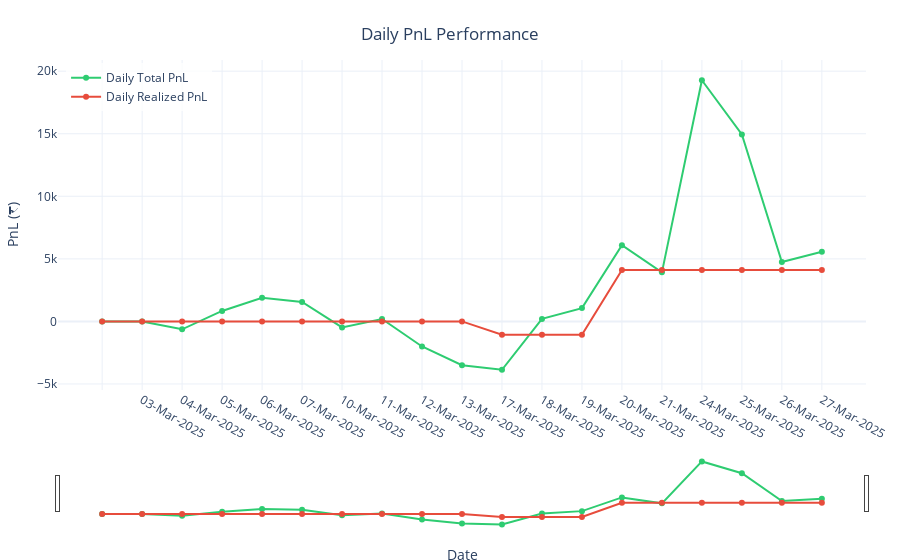

Notebook cell for this chart:
### Code cell
# Create summary view and plot daily PnL
try:
    # Create summary DataFrame with only required columns
    summary_df = df.groupby('Date').agg({
        'Total_PnL': 'first',
        'Total_Realized_PnL': 'first'
    }).fillna(0)
    
    # Plot daily PnL
    fig = go.Figure()
    
    # Add Total PnL line
    fig.add_trace(go.Scatter(
        x=summary_df.index,
        y=summary_df['Total_PnL'],
        mode='lines+markers',
        name='Daily Total PnL',
        line=dict(color='#2ecc71', width=2)
    ))
    
    # Add Total Realized PnL line
    fig.add_trace(go.Scatter(
        x=summary_df.index,
        y=summary_df['Total_Realized_PnL'],
        mode='lines+markers',
        name='Daily Realized PnL',
        line=dict(color='#e74c3c', width=2)
    ))
    
    # Update layout with modern styling
    fig.update_layout(
        title={
            'text': 'Daily PnL Performance',
            'y':0.95,
            'x':0.5,
            'xanchor': 'center',
            'yanchor': 'top'
        },
        xaxis_title='Date',
        yaxis_title='PnL (₹)',
        template='plotly_white',
        hovermode='x unified',
        legend=dict(
            yanchor="top",
            y=0.99,
            xanchor="left",
            x=0.01,
            bgcolor='rgba(255, 255, 255, 0.8)'
        ),
        margin=dict(l=20, r=20, t=60, b=20)
    )
    
    # Add range slider
    fig.update_xaxes(rangeslider_visible=True)
    
    # Show plot
    fig.show()

except Exception as e:
    print(f"Error plotting PnL: {str(e)}")

### Figure 1 — Plotly figure (JSON) as saved in the notebook; plotly's stock layout.template omitted (floating-point values rounded to 4 significant figures)
{"data": [{"line": {"color": "#2ecc71", "width": 2}, "mode": "lines+markers", "name": "Daily Total PnL", "type": "scatter", "x": ["", "03-Mar-2025", "04-Mar-2025", "05-Mar-2025", "06-Mar-2025", "07-Mar-2025", "10-Mar-2025", "11-Mar-2025", "12-Mar-2025", "13-Mar-2025", "17-Mar-2025", "18-Mar-2025", "19-Mar-2025", "20-Mar-2025", "21-Mar-2025", "24-Mar-2025", "25-Mar-2025", "26-Mar-2025", "27-Mar-2025"], "y": [0.0, 0.0, -630.0, 836.2, 1890.0, 1552.0, -476.2, 191.2, -2002.0, -3499.0, -3862.0, 202.5, 1065.0, 6090.0, 3922.0, 19280.0, 14950.0, 4751.0, 5572.0]}, {"line": {"color": "#e74c3c", "width": 2}, "mode": "lines+markers", "name": "Daily Realized PnL", "type": "scatter", "x": ["", "03-Mar-2025", "04-Mar-2025", "05-Mar-2025", "06-Mar-2025", "07-Mar-2025", "10-Mar-2025", "11-Mar-2025", "12-Mar-2025", "13-Mar-2025", "17-Mar-2025", "18-Mar-2025", "19-Mar-2025", "20-Mar-2025", "21-Mar-2025", "24-Mar-2025", "25-Mar-2025", "26-Mar-2025", "27-Mar-2025"], "y": [0.0, 0.0, 0.0, 0.0, 0.0, 0.0, 0.0, 0.0, 0.0, 0.0, -1065.0, -1065.0, -1065.0, 4102.0, 4102.0, 4102.0, 4102.0, 4102.0, 4102.0]}], "layout": {"hovermode": "x unified", "legend": {"bgcolor": "rgba(255, 255, 255, 0.8)", "x": 0.01, "xanchor": "left", "y": 0.99, "yanchor": "top"}, "margin": {"b": 20, "l": 20, "r": 20, "t": 60}, "title": {"text": "Daily PnL Performance", "x": 0.5, "xanchor": "center", "y": 0.95, "yanchor": "top"}, "xaxis": {"rangeslider": {"visible": true}, "title": {"text": "Date"}}, "yaxis": {"title": {"text": "PnL (₹)"}}}}
